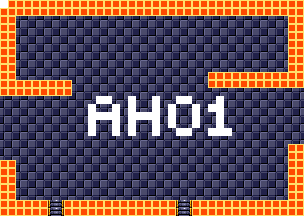

A 2D game scene composited from a Tiled map and its tileset images. What follows is a short description and the map's XML, with each tile layer's data collapsed to a summary:
An orthogonal 38x27 tile map with 8x8 px tiles, 4 tile layers (background, foreground, room numbers, Objects), 15 tilesets.

<map version="1.5" tiledversion="1.7.1" orientation="orthogonal" renderorder="right-down" width="38" height="27" tilewidth="8" tileheight="8" infinite="0" nextlayerid="11" nextobjectid="1">
 <tileset firstgid="1" source="tilesheets/tsKarniMata.tsx" />
 <tileset firstgid="1025" source="tilesheets/tsVoodooWasp.tsx" />
 <tileset firstgid="2049" source="tilesheets/tsBurial.tsx" />
 <tileset firstgid="3073" source="tilesheets/tsBlueTemple.tsx" />
 <tileset firstgid="4097" source="tilesheets/tsGoddess.tsx" />
 <tileset firstgid="5121" source="tilesheets/tsKonark.tsx" />
 <tileset firstgid="6145" name="sEnemies" tilewidth="8" tileheight="8" tilecount="1024" columns="32">
  <image source="../grapx/tilesheets/sObjects.bmp" trans="ff94ff" width="256" height="256" />
 </tileset>
 <tileset firstgid="7169" source="tilesheets/tsIceTemple.tsx" />
 <tileset firstgid="8193" source="tilesheets/tsLavaArea.tsx" />
 <tileset firstgid="9217" source="tilesheets/tsBossArea.tsx" />
 <tileset firstgid="10241" source="tilesheets/tsPegu.tsx" />
 <tileset firstgid="11265" source="tilesheets/sTiwanakuTemple.tsx" />
 <tileset firstgid="12289" source="tilesheets/sIndraTemple.tsx" />
 <tileset firstgid="13313" source="tilesheets/sTeleport.tsx" />
 <tileset firstgid="14337" source="tilesheets/sObjects.tsx" />
 <layer id="2" name="background" width="38" height="27">
  <data>[1026 cells, 1026 non-empty, 2 distinct tile ids]</data>
 </layer>
 <layer id="1" name="foreground" width="38" height="27">
  <data>[1026 cells, 248 non-empty, 3 distinct tile ids]</data>
 </layer>
 <layer id="7" name="room numbers" width="38" height="27">
  <data>[1026 cells, 43 non-empty, 1 distinct tile ids]</data>
 </layer>
 <layer id="10" name="Objects" width="38" height="27">
  <data>[1026 cells, 0 non-empty, 0 distinct tile ids]</data>
 </layer>
</map>
